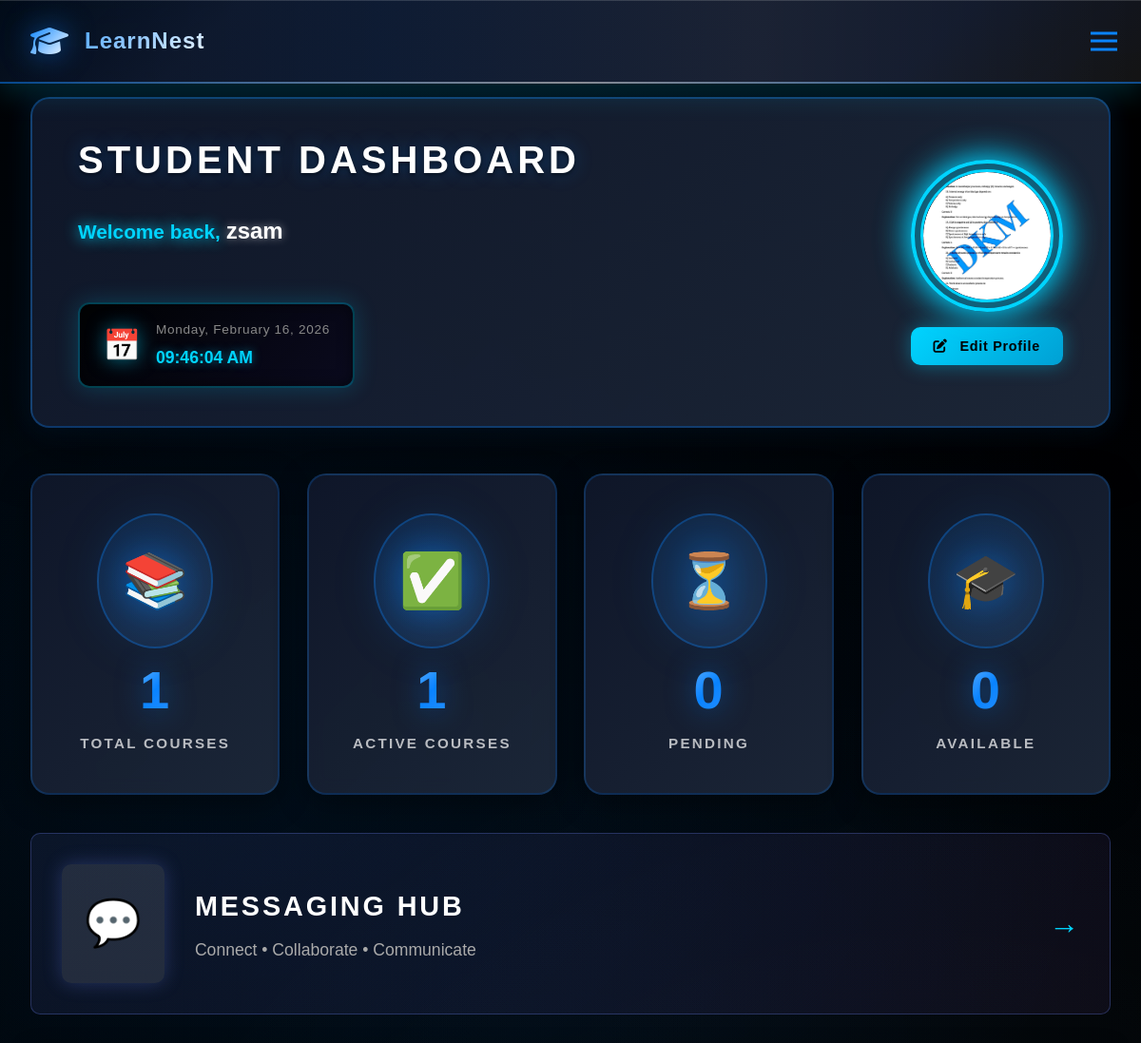
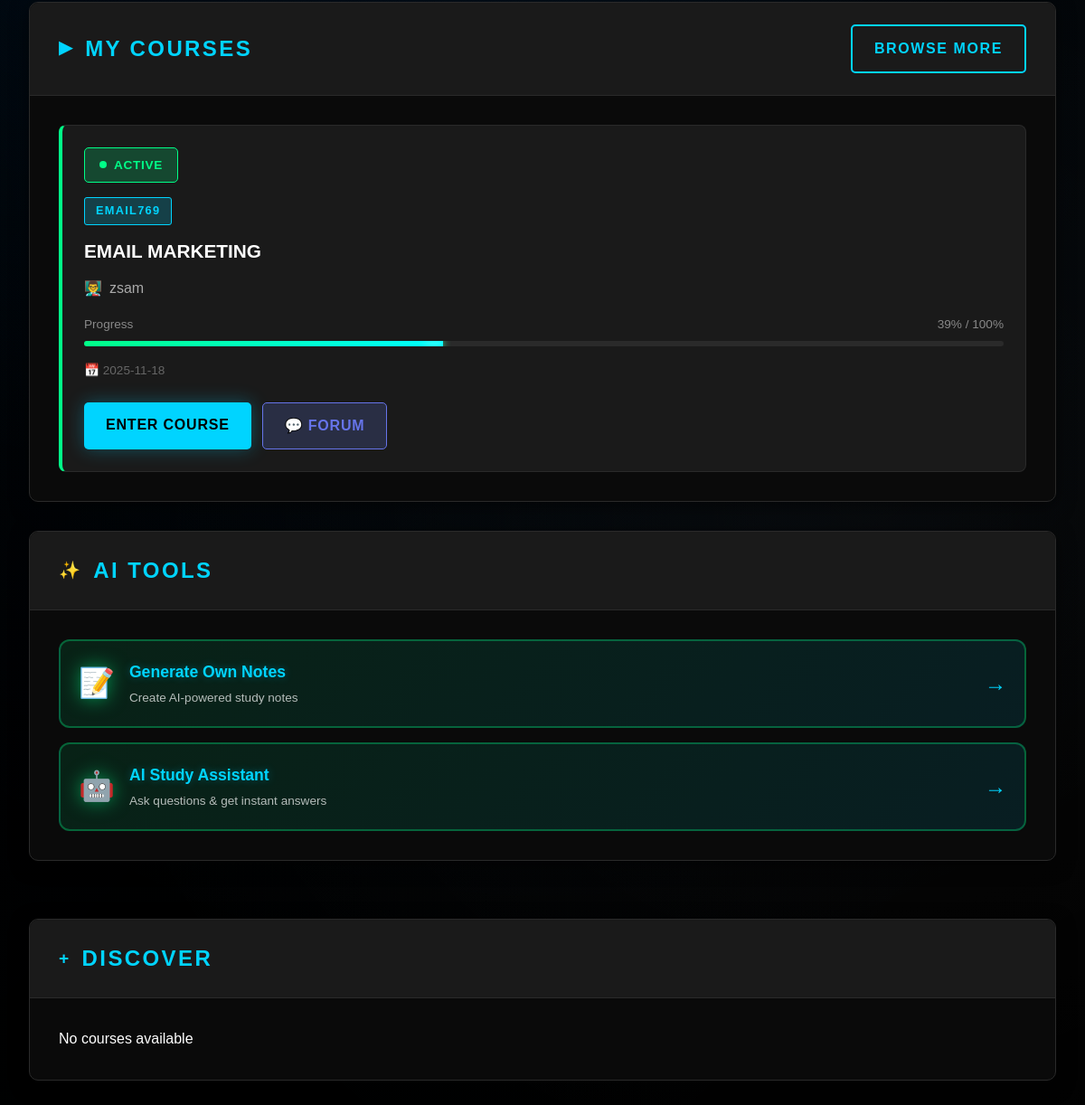
/dashboard (signed in), run on the app's committed database (2 pictures, top to bottom).
### tables this page shows
CREATE TABLE users (
                id INTEGER PRIMARY KEY AUTOINCREMENT,
                username TEXT UNIQUE NOT NULL,
                email TEXT UNIQUE NOT NULL,
                password_hash TEXT NOT NULL,
                role TEXT NOT NULL DEFAULT 'student',
                full_name TEXT NOT NULL,
                bio TEXT,
                profile_image TEXT,
                instructor_approval_status TEXT DEFAULT 'approved',
                approved_by INTEGER,
                approved_at TIMESTAMP,
                created_at TIMESTAMP DEFAULT CURRENT_TIMESTAMP,
                last_login TIMESTAMP,
                is_active BOOLEAN DEFAULT 1, instructor_screenshot TEXT, profile_picture TEXT,
                FOREIGN KEY (approved_by) REFERENCES users (id)
            );

CREATE TABLE enrollments (
                id INTEGER PRIMARY KEY AUTOINCREMENT,
                student_id INTEGER NOT NULL,
                course_id INTEGER NOT NULL,
                status TEXT NOT NULL DEFAULT 'pending',
                payment_screenshot TEXT,
                enrolled_at TIMESTAMP DEFAULT CURRENT_TIMESTAMP,
                approved_at TIMESTAMP,
                progress_percentage REAL DEFAULT 0, manual_progress_override REAL DEFAULT NULL,
                FOREIGN KEY (student_id) REFERENCES users (id),
                FOREIGN KEY (course_id) REFERENCES courses (id),
                UNIQUE(student_id, course_id)
            );

CREATE TABLE courses (
                id INTEGER PRIMARY KEY AUTOINCREMENT,
                course_code TEXT UNIQUE NOT NULL,
                title TEXT NOT NULL,
                description TEXT,
                syllabus TEXT,
                instructor_id INTEGER NOT NULL,
                category TEXT,
                max_students INTEGER DEFAULT 50,
                start_date DATE,
                end_date DATE,
                enrollment_key_hash TEXT,
                created_at TIMESTAMP DEFAULT CURRENT_TIMESTAMP,
                is_active BOOLEAN DEFAULT 1,
                FOREIGN KEY (instructor_id) REFERENCES users (id)
            );

### app.py (the view)
@app.route('/dashboard')
@login_required
def dashboard():
    with db_lock:
        conn = get_db_connection()
        if current_user.is_admin():
            stats = {
                'total_users': conn.execute('SELECT COUNT(*) FROM users WHERE is_active = 1').fetchone()[0],
                'total_students': conn.execute('SELECT COUNT(*) FROM users WHERE role = "student" AND is_active = 1').fetchone()[0],
                'total_courses': conn.execute('SELECT COUNT(*) FROM courses WHERE is_active = 1').fetchone()[0],
                'total_enrollments': conn.execute('SELECT COUNT(*) FROM enrollments WHERE status = "approved"').fetchone()[0],
                'pending_enrollments': conn.execute('SELECT COUNT(*) FROM enrollments WHERE status = "pending"').fetchone()[0],
                'pending_instructors': conn.execute('SELECT COUNT(*) FROM users WHERE role = "instructor" AND instructor_approval_status = "pending" AND is_active = 1').fetchone()[0],
                'total_instructors': conn.execute('SELECT COUNT(*) FROM users WHERE role = "instructor" AND is_active = 1').fetchone()[0]
            }
            recent_enrollments = conn.execute('''
                SELECT e.*, u.full_name as student_name, c.title as course_title
                FROM enrollments e
                JOIN users u ON e.student_id = u.id
                JOIN courses c ON e.course_id = c.id
                ORDER BY e.enrolled_at DESC
                LIMIT 10
            ''').fetchall()
            conn.close()
            return render_template('admin/dashboard.html', stats=stats, recent_enrollments=recent_enrollments)
        elif current_user.is_instructor() and current_user.is_instructor_approved():
            conn.close()
            return redirect(url_for('instructor_dashboard'))
        else:
            my_enrollments_raw = conn.execute('''
                SELECT e.*, c.title, c.course_code, c.description, u.full_name as instructor_name,
                       COALESCE(e.manual_progress_override, e.progress_percentage) as display_progress
                FROM enrollments e
                JOIN courses c ON e.course_id = c.id
                JOIN users u ON c.instructor_id = u.id
                WHERE e.student_id = ?
                ORDER BY e.enrolled_at DESC
            ''', (current_user.id,)).fetchall()
            my_enrollments = [dict(row) for row in my_enrollments_raw]
            available_courses = conn.execute('''
                SELECT c.*, u.full_name as instructor_name
                FROM courses c
                JOIN users u ON c.instructor_id = u.id
                LEFT JOIN enrollments e ON c.id = e.course_id AND e.student_id = ?
                WHERE c.is_active = 1 AND e.id IS NULL
                ORDER BY c.created_at DESC
            ''', (current_user.id,)).fetchall()
            conn.close()
            return render_template('student/dashboard.html', enrollments=my_enrollments, available_courses=available_courses)

### templates/student/dashboard.html (shortened to what this page needs)
{% extends "base.html" %}
{% block content %}
<div class="cyber-dashboard">
    <div class="hero-section">
        <div class="hero-content">
            <div class="hero-text-area">
                <div class="glitch-wrapper">
                    <h1 class="cyber-title" data-text="STUDENT DASHBOARD">STUDENT DASHBOARD</h1>
                </div>
                <p class="welcome-text">
                    <span class="neon-text">Welcome back,</span>
                    <strong class="user-name">{{ current_user.full_name }}</strong>
                </p>
                <div class="modern-datetime">
                    <div class="datetime-card enhanced-card">
                        <div class="datetime-icon glow-icon">📅</div>
                        <div class="datetime-content">
                            <div class="datetime-date" id="current-date"></div>
                            <div class="datetime-time" id="current-time"></div>
                        </div>
                    </div>
                </div>
            </div>
        </div>
        <div class="hero-avatar-section">
            <div class="hero-avatar">
                <div class="avatar-circle">
                    {% if current_user.profile_picture %}
                        <img src="/uploads/{{ current_user.profile_picture }}" alt="Profile Picture" class="avatar-img">
                    {% else %}
                        <span class="avatar-emoji">👨‍🎓</span>
                    {% endif %}
                </div>
            </div>
            <button class="edit-profile-btn" onclick="openProfileModal()">
                <i class="fas fa-edit"></i> Edit Profile
            </button>
        </div>
    </div>
    <div class="stats-matrix">
        <div class="stat-cube stat-primary">
            <div class="stat-icon">📚</div>
            <div class="stat-data">
                <div class="stat-number">{{ enrollments|length }}</div>
                <div class="stat-label">Total Courses</div>
            </div>
        </div>
        <div class="stat-cube stat-success">
            <div class="stat-icon">✅</div>
            <div class="stat-data">
                <div class="stat-number">{{ enrollments|selectattr('status', 'equalto', 'approved')|list|length }}</div>
                <div class="stat-label">Active Courses</div>
            </div>
        </div>
        <div class="stat-cube stat-warning">
            <div class="stat-icon">⏳</div>
            <div class="stat-data">
                <div class="stat-number">{{ enrollments|selectattr('status', 'equalto', 'pending')|list|length }}</div>
                <div class="stat-label">Pending</div>
            </div>
        </div>
        <div class="stat-cube stat-info">
            <div class="stat-icon">🎓</div>
            <div class="stat-data">
                <div class="stat-number">{{ available_courses|length }}</div>
                <div class="stat-label">Available</div>
            </div>
        </div>
    </div>
    <a href="{{ url_for('messaging_hub') }}" class="cyber-cta">
        <div class="cta-content">
            <div class="cta-icon">💬</div>
            <div class="cta-text">
                <h3>MESSAGING HUB</h3>
                <p>Connect • Collaborate • Communicate</p>
            </div>
            <div class="cta-arrow">→</div>
        </div>
    </a>
    <div class="content-matrix">
        <div class="cyber-panel main-panel">
            <div class="panel-header">
                <h2 class="panel-title">
                    <span class="title-icon">▶</span>
                    MY COURSES
                </h2>
                <a href="{{ url_for('student_browse_courses') }}" class="cyber-btn btn-primary">
                    <span>BROWSE MORE</span>
                    <div class="btn-glow"></div>
                </a>
            </div>
            <div class="panel-content">
                {% if enrollments %}
                <div class="courses-grid">
                    {% for enrollment in enrollments %}
                    <div class="course-card {% if enrollment.status == 'approved' %}active{% else %}pending{% endif %}">
                        <div class="card-shine"></div>
                        <div class="course-status">
                            {% if enrollment.status == 'approved' %}
                            <span class="status-badge status-active">
                                <span class="badge-pulse"></span>
                                ACTIVE
                            </span>
                            {% else %}
                            <span class="status-badge status-pending">
                                <span class="badge-pulse"></span>
                                PENDING
                            </span>
                            {% endif %}
                        </div>
                        <div class="course-body">
                            <div class="course-code">{{ enrollment.course_code }}</div>
                            <h3 class="course-title">{{ enrollment.title }}</h3>
                            <p class="course-instructor">
                                <span class="instructor-icon">👨‍🏫</span>
                                {{ enrollment.instructor_name }}
                            </p>
                            {% if enrollment.status == 'approved' %}
                            <div class="progress-viz">
                                <div class="progress-label">
                                    <span>Progress</span>
                                    <span>{{ [enrollment.display_progress|default(0), 100]|min|round|int }}% / 100%</span>
                                </div>
                                <div class="progress-track">
                                    <div class="progress-fill" style="width: {{ [enrollment.display_progress|default(0), 100]|min }}%">
                                        <div class="progress-glow"></div>
                                    </div>
                                </div>
                            </div>
                            {% endif %}
                            <div class="course-meta">
                                <span class="meta-date">
                                    📅 {{ enrollment.enrolled_at[:10] if enrollment.enrolled_at else 'N/A' }}
                                </span>
                            </div>
                        </div>
                        <div class="course-actions">
                            {% if enrollment.status == 'approved' %}
                            <a href="{{ url_for('student_course_view', course_id=enrollment.course_id) }}" class="action-btn btn-enter">
                                <span>ENTER COURSE</span>
                            </a>
                            <a href="{{ url_for('course_discussion_forum', course_id=enrollment.course_id) }}" class="action-btn btn-forum">
                                <span>💬 FORUM</span>
                            </a>
                            {% else %}
                            <div class="pending-msg">
                                ⏳ Awaiting instructor approval
                            </div>
                            {% endif %}
                        </div>
                    </div>
                    {% endfor %}
                </div>
                {% endif %}
            </div>
        </div>
        <div class="cyber-panel side-panel" style="margin-bottom: 2rem;">
            <div class="panel-header">
                <h2 class="panel-title">
                    <span class="title-icon">✨</span>
                    AI TOOLS
                </h2>
            </div>
            <div class="panel-content">
                <div class="ai-tools-grid">
                    <a href="{{ url_for('dashboard') }}#ai-notes" onclick="openAINotesModal(event)" class="ai-tool-card">
                        <div class="tool-icon">📝</div>
                        <div class="tool-info">
                            <h4>Generate Own Notes</h4>
                            <p>Create AI-powered study notes</p>
                        </div>
                        <div class="tool-arrow">→</div>
                    </a>
                    <a href="#" onclick="openAIAssistantModal(event)" class="ai-tool-card">
                        <div class="tool-icon">🤖</div>
                        <div class="tool-info">
                            <h4>AI Study Assistant</h4>
                            <p>Ask questions & get instant answers</p>
                        </div>
                        <div class="tool-arrow">→</div>
                    </a>
                </div>
            </div>
        </div>
        <div class="cyber-panel side-panel">
            <div class="panel-header">
                <h2 class="panel-title">
                    <span class="title-icon">+</span>
                    DISCOVER
                </h2>
            </div>
            <div class="panel-content">
                {% if available_courses %}
                <div class="discover-list">
                    {% for course in available_courses[:8] %}
                    <div class="discover-item">
                        <div class="item-glow"></div>
                        <div class="item-icon">🎓</div>
                        <div class="item-info">
                            <h4>{{ course.title }}</h4>
                            <p class="item-instructor">{{ course.instructor_name }}</p>
                            <span class="item-code">{{ course.course_code }}</span>
                        </div>
                        <button class="enroll-btn" onclick="enrollInCourse('{{ course.course_code }}', '{{ course.title }}')" title="Enroll">
                            🚀
                        </button>
                    </div>
                    {% endfor %}
                </div>
                {% if available_courses|length > 8 %}
                <a href="{{ url_for('student_browse_courses') }}" class="view-all-link">
                    View All {{ available_courses|length }} Courses →
                </a>
                {% endif %}
                {% else %}
                <div class="empty-state-small">
                    <p>No courses available</p>
                </div>
                {% endif %}
            </div>
        </div>
    </div>
</div>
{% endblock %}

### data on the page
users: full_name "zsam", profile_picture (picture)
enrollments: status "approved" (drawn), course_code "EMAIL769", title "EMAIL MARKETING", instructor_name "zsam", display_progress "39", {{ [enrollment.display_progress|default(0), 100]|min }} 39.0 (drawn), enrolled_at "2025-11-18"

### other printed values
{{ enrollments|length }} "1"
{{ enrollments|selectattr('status', 'equalto', 'approved')|list|length }} "1"
{{ enrollments|selectattr('status', 'equalto', 'pending')|list|length }} "0"
{{ available_courses|length }} "0"
